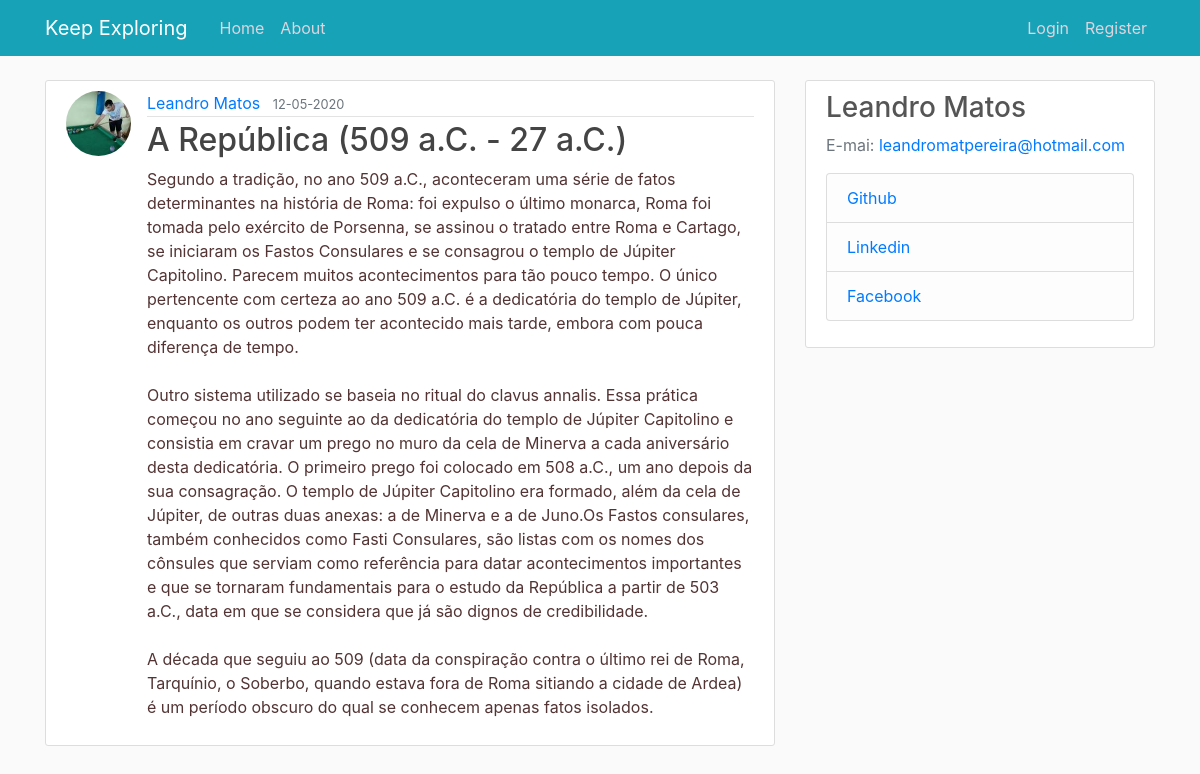
Screenshot of /post/3 with the database file from the repository.
### flaskblog/models.py (models this page shows, shortened)
class User(db.Model, UserMixin):
    id = db.Column(db.Integer, primary_key=True)
    username = db.Column(db.String(20), unique=True, nullable=False)
    email = db.Column(db.String(120), unique=True, nullable=False)
    image_file = db.Column(db.String(20), nullable=False, default='default.jpg')
    password = db.Column(db.String(60), nullable=False)
    posts = db.relationship('Post', backref='author', lazy=True)

class Post(db.Model):
    id = db.Column(db.Integer, primary_key=True)
    title = db.Column(db.String(100), nullable=False)
    date_posted = db.Column(db.DateTime, nullable=False, default=datetime.utcnow)
    content = db.Column(db.Text, nullable=False)
    user_id = db.Column(db.Integer, db.ForeignKey('user.id'), nullable=False)

### flaskblog/posts/routes.py (the view)
@posts.route("/post/<int:post_id>")
def post(post_id):
    post = Post.query.get_or_404(post_id)
    return render_template('post.html', title=post.title, post=post)

### flaskblog/templates/post.html (shortened to what this page needs)
{% extends "layout.html" %}
{% block content %}
  <article class="media content-section">
    <img class="rounded-circle article-img" src="{{ url_for('static', filename='profile_pics/' + post.author.image_file) }}">
    <div class="media-body">
      <div class="article-metadata">
        <a class="mr-2" href="{{ url_for('users.user_posts', username=post.author.username) }}">{{ post.author.username }}</a>
        <small class="text-muted">{{ post.date_posted.strftime('%d-%m-%Y') }}</small>
      </div>
      <h2 class="article-title">{{ post.title }}</h2>
      <p class="article-content">{{ post.content }}</p>
    </div>
  </article>
{% endblock content %}

### flaskblog/static/main.css (style rules this page uses)
body { background: #fafafa; color: #533333; margin-top: 5rem; }
h1, h2, h3, h4, h5, h6 { color: #555555; }
.content-section { background: #ffffff; padding: 10px 20px; border: 1px solid #dddddd; border-radius: 3px; margin-bottom: 20px; }
.article-title { color: #444444; }
.article-content { white-space: pre-line; }
.article-img { height: 65px; width: 65px; margin-right: 16px; }
.article-metadata { padding-bottom: 1px; margin-bottom: 4px; border-bottom: 1px solid #e3e3e3 }

### rows the page displays
User: image_file (picture), author.username "Leandro Matos"
Post: date_posted "12-05-2020", title "A República (509 a.C. - 27 a.C.)", content "Segundo a tradição, no ano 509 a.C., aconteceram uma série de fatos determinantes na história de Roma: foi expulso o último monarca, Roma foi tomada pelo exército de Porsenna, se assinou o tratado entre Roma e Cartago, se iniciaram os Fastos Consulares e se consagrou o templo de Júpiter Capitolino. Parecem muitos acontecimentos para tão pouco tempo. O único pertencente com certeza ao ano 509 a.C. é a dedicatória do templo de Júpiter, enquanto os outros podem ter acontecido mais tarde, embora com pouca diferença de tempo. Outro sistema utilizado se baseia no ritual do clavus annalis. Essa prática começou no ano seguinte ao da dedicatória do templo de Júpiter Capitolino e consistia em cravar…"
